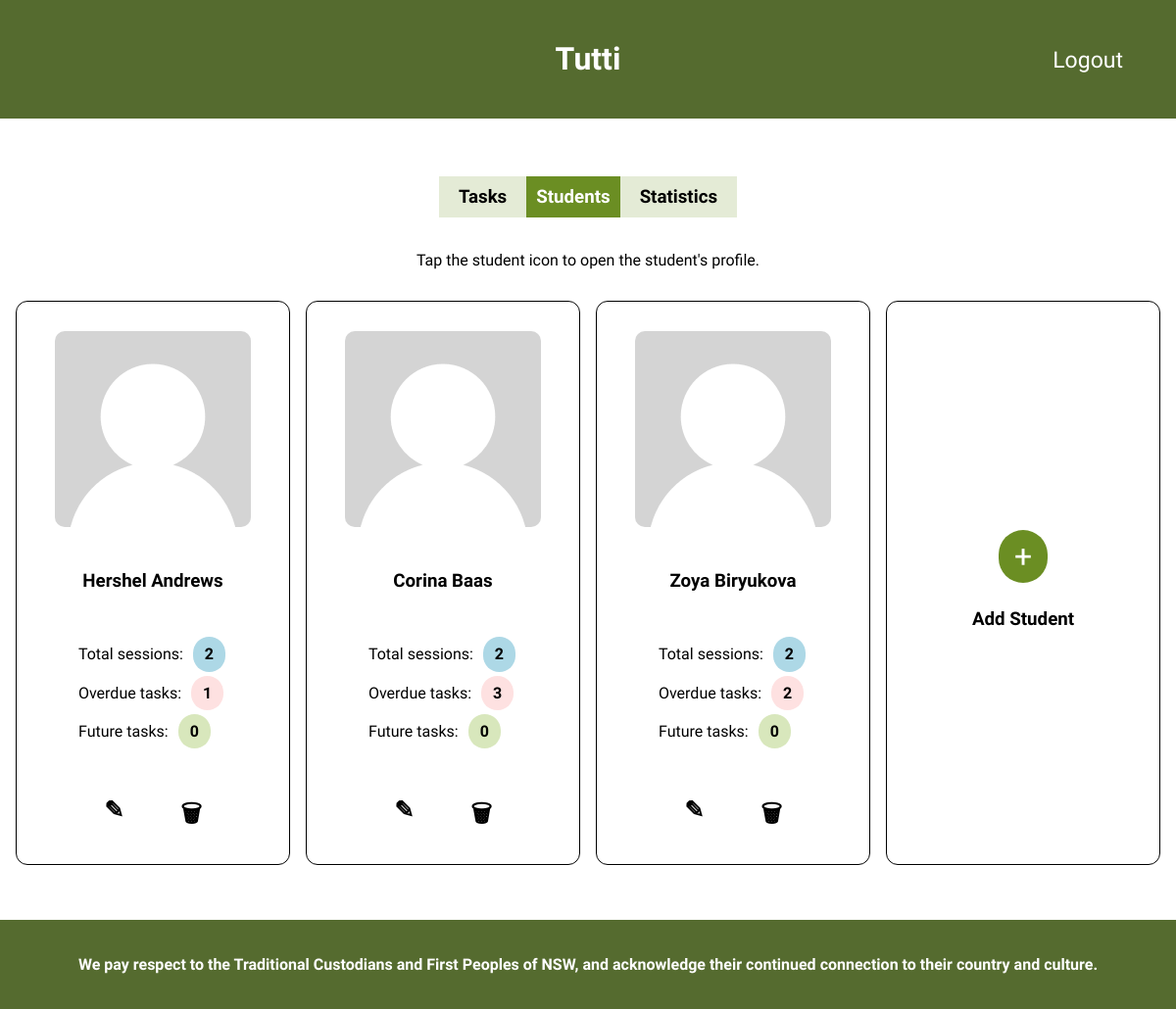
/teacher_main (signed in), run on the app's committed database.
### tables this page shows
CREATE TABLE users(
                    id INTEGER PRIMARY KEY AUTOINCREMENT,
                    username TEXT UNIQUE NOT NULL,
                    password_hash TEXT NOT NULL,
                    role TEXT NOT NULL CHECK(role IN ('user','admin')),
                    class_id INTEGER NOT NULL,
                    created_at TEXT DEFAULT CURRENT_TIMESTAMP,
                    FOREIGN KEY (class_id) REFERENCES classes(id)
                    );

### app.py (the view)
@app.route('/teacher_main', methods=["GET", "POST"])
@check_permissions("admin") # Ensure only admins can access this page (IMPORTANT! as this is where you manage users and tasks)
def teacher_main():
    students = load_teacher_main()
    return render_template("teacher_main.html", students=students)

### app.py (called while the page is built)
def check_permissions(r_role): # The decorator that checks the user is the correct role to access each route
    def decorator(f):
        @wraps(f)
        def wrapper(*args, **kwargs):
            user_id = session.get('user_id')
            if not user_id:
                return redirect('/unauthorised')
            conn = sqlite3.connect('tutti.db')
            cursor = conn.cursor()
            cursor.execute("SELECT role FROM users WHERE id = ?", (user_id,))
            row = cursor.fetchone()
            conn.close()
            if not row or row[0] != r_role:
                return redirect('/unauthorised')
            return f(*args, **kwargs)
        return wrapper
    return decorator

@app.before_request
def make_session_permanent(): # Tells flask that it should enforce the session lifetime of each user
    session.permanent = True

### templates/teacher_main.html (shortened to what this page needs)
{% extends "layout.html" %}
{% block body %}
<div class="header-whitespace"></div>
<div class="actions-container">
    <form action="{{ url_for('logout') }}" method="get" style="display: inline;">
        <button type="submit">Logout</button>
    </form>
</div>
<div class="teacher_main_view">
    <div class="teacher_nav">
        <h3 class="other_tab"><a href="{{ url_for('teacher_tasks') }}">Tasks</a></h3>
        <h3 class="current_tab">Students</h3>
        <h3 class="other_tab"><a href="{{ url_for('teacher_stats') }}">Statistics</a></h3>
    </div>
    <p style="text-align: center;">Tap the student icon to open the student's profile.</p>
    <div class="students_grid">
    {% for student in students %}
        {% if student[0] == edit_index %}
        <div class="card">
            <div class="student-info">
                <form action="{{ url_for('save_student') }}" method="POST">
                    <input type="hidden" name="csrf_token" value="{{ csrf_token() }}">
                    <img class="student-img" src="{{ url_for('static', filename='no_image.png') }}" alt="No image available" loading="lazy"> <!-- Used lazy loading here for faster page load
                                                                                                                                        (can be slow if there are alot of students in the class) -->
                    <input type="text" name="name" value="{{ student[1] }}">
                    <input type="hidden" name="edit_index" value="{{ student[0] }}">
                    <p class="student_comp">
                        Total sessions: <a style="background-color: lightblue;">{{ student[2] }}</a> <br>
                        Overdue tasks: <a style="background-color: rgb(254, 225, 225);">{{ student[3] }}</a> <br>
                        Future tasks: <a style="background-color: rgb(216, 231, 188)">{{ student[4] }}</a> <br>
                    </p>
                    <button type="submit" class="task_btn">&#128190;</button>
                </form>
                <form action="{{ url_for('delete_student') }}" method="POST">
                    <input type="hidden" name="csrf_token" value="{{ csrf_token() }}">
                    <input type="hidden" name="delete" value="{{ student[0] }}">
                    <button class="task_btn">&#128465;</button>
                </form>
            </div>
        </div>
        {% else %}
        <div class="card">
            <div class="student-info">
                <form action="{{ url_for('teacher_student') }}" method="POST">
                        <button type="submit" style="border:none; background:none; padding:0;">
                            <img class="student-img"
                                src="{{ url_for('static', filename='no_image.png') }}"
                                loading="lazy"
                                alt="No image available">
                        </button>
                    </form>
                {% if student[5] == "admin" %}
                    <h3>{{ student[1] }} <span style="color:goldenrod">&#9733;</span></h3>
                {% else %}
                    <h3>{{ student[1] }}</h3>
                {% endif %}
                <p class="student_comp">
                    Total sessions: <a style="background-color: lightblue;">{{ student[2] }}</a> <br>
                    Overdue tasks: <a style="background-color: rgb(254, 225, 225);">{{ student[3] }}</a> <br>
                    Future tasks: <a style="background-color: rgb(216, 231, 188)">{{ student[4] }}</a> <br>
                </p>
                <div class="student-actions">
                    <form action="{{ url_for('edit_student') }}" method="POST">
                        <button class="task_btn">&#9998;</button>
                    </form>
                    <form action="{{ url_for('delete_student') }}" method="POST">
                        <button class="task_btn">&#128465;</button>
                    </form>
                </div>
            </div>
        </div>
        {% endif %}
    {% endfor %}
        <div class="card">
            <form method="POST" action="/create_invite">
                <button class="open-popup" type="button" onclick="createInvite()">+</button>
                <h3>Add Student</h3>
            </form>
        </div>
    </div>
</div>
<div class="header-whitespace"></div>
{% endblock %}

### templates/layout.html (shortened to what this page needs)
<!DOCTYPE html>
<html lang="en">
    <head>
        <link rel="stylesheet" type="text/css" href="{{ url_for('static', filename='style.css') }}">
    </head>
    <body>
        <div class="wrapper">
            <header>
                <h1>Tutti</h1>
            </header>
            <main>
                {% block body %}
                {% endblock %}
            </main>
            <footer>
                <p>We pay respect to the Traditional Custodians and First Peoples of NSW, and acknowledge their continued connection to their country and culture.</p>
            </footer>
        </div>
    </body>
</html>

### static/style.css (style rules this page uses)
* { font-family: 'Comfortaa', sans-serif; box-sizing: border-box; }
header, footer { text-align: center; background: darkolivegreen; color: white; font-weight: bold; padding: 20px; position: relative; }
.header-whitespace { padding: 20px; }
html, body { height: 100%; margin: 0; }
.wrapper { min-height: 100%; display: flex; flex-direction: column; }
main { flex: 1; }
.actions-container { position: absolute; top: 30px; right: 30px; font-size: 1.2em; }
.actions-container button, .actions-container select { font-size: 1.2em; color: white; background-color: transparent; border: transparent; box-shadow: none; padding-left: 20px; }
button, .tasks button, .open-popup, .stopwatch-submit, .sml-actions-container button, .make_admin { background: olivedrab; color: white; border: none; padding: 8px 14px; border-radius: 4px; }
.open-popup { font-size: 2em; padding: 8px 16px; border-radius: 30px; }
#check, .task_btn { background: transparent; border: none; font-weight: bold; font-size: 1.5em; color: black; }
.teacher_nav { display: flex; justify-content: center; align-items: center; }
.teacher_nav a { padding: 10px; text-decoration: none; color: black; }
.current_tab { padding: 10px; background: olivedrab; color: white; }
.other_tab { padding: 10px; background: rgb(228, 235, 214); color: white; }
.students_grid { width: 100%; display: grid; grid-template-columns: repeat(auto-fit, minmax(200px, 1fr)); gap: 1rem; padding: 1rem; }
.card { border: 1px solid black; border-radius: 12px; overflow: hidden; display: flex; justify-content: center; align-items: center; }
.card form, .student-info { display: flex; flex-direction: column; align-items: center; gap: 8px; margin: 5px; }
.card h3 { margin: 0.5rem 0 1rem; }
.student-actions { display: flex; justify-content: center; }
.student-img { padding: 10px; border-radius: 20px; }
.student_comp { display: block; margin-top: 20px; line-height: 2.2; }
.student_comp a { display: inline-block; padding: 0px 12px; margin: 2px; border-radius: 18px; font-weight: bold; margin-left: 6px; }
.task-contents input, button { margin: 10px; }

### data on the page
users: username "Hershel Andrews", id "2", class "1", student "0"
users: username "Corina Baas", student "2", id "3", student "0"
users: username "Zoya Biryukova", student "2", student "0"
